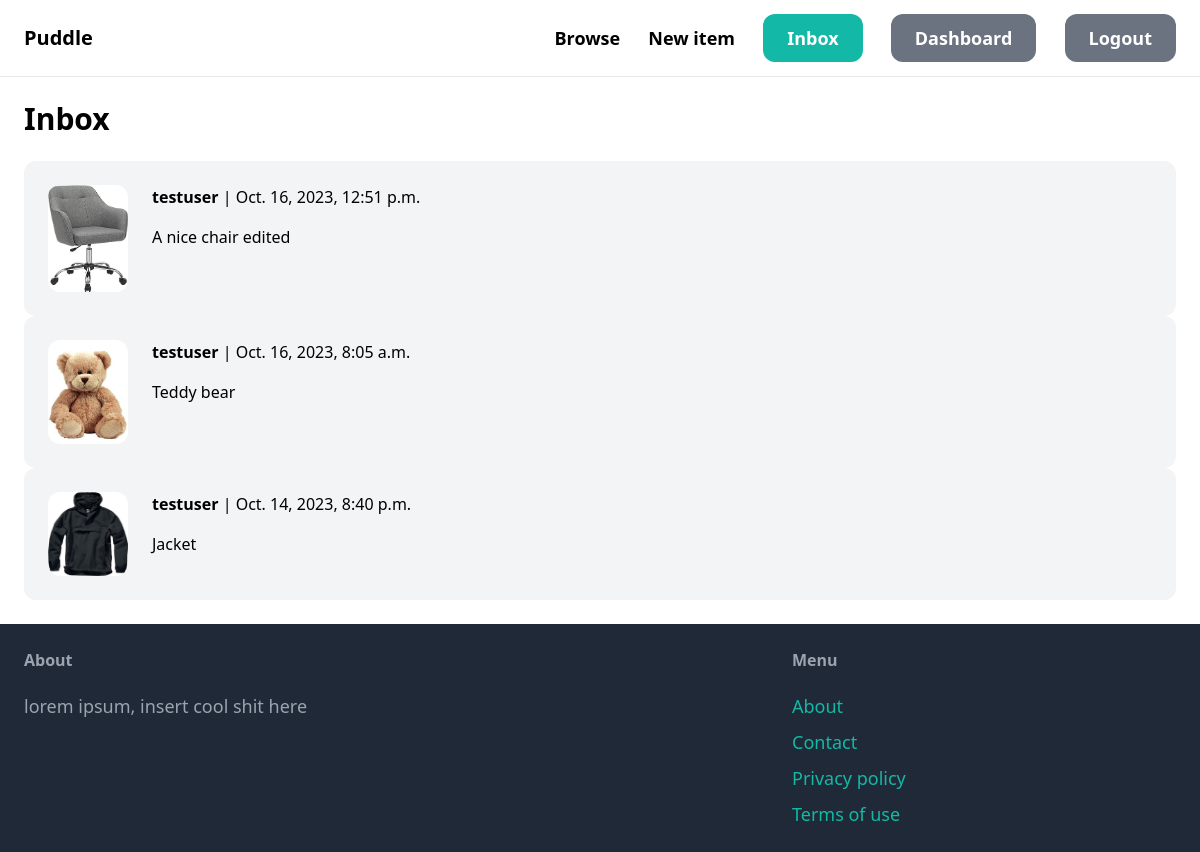
The page /inbox/ (signed in) on the database its author committed.
### conversation/models.py (models this page shows)
class Conversation(models.Model):
    item = models.ForeignKey(Item, related_name='conversations', on_delete=models.CASCADE)
    members = models.ManyToManyField(User, related_name='conversations')
    created_at = models.DateTimeField(auto_now_add=True)
    modified_at = models.DateTimeField(auto_now_add=True)
    class Meta:
        ordering = ('-modified_at',)

### item/models.py (models this page shows, shortened)
class Item(models.Model):
    category = models.ForeignKey(Category, related_name='items', on_delete=models.CASCADE) #if Category is deleted, all items from Category are also deleted
    name = models.CharField(max_length=255)
    description = models.TextField(blank=True, null=True)
    price = models.FloatField()
    image = models.ImageField(upload_to='item_images', blank=True, null=True)
    is_sold = models.BooleanField(default=False)
    created_by = models.ForeignKey(User, related_name='items',on_delete=models.CASCADE) #if user is deleted, all items by them will be deleted
    created_at = models.DateField(auto_now_add=True)

### conversation/views.py (the view)
# urls.py: path('',views.inbox,name = 'inbox'),
@login_required
def inbox(request):
    conversations = Conversation.objects.filter(members__in=[request.user.id])
    return render(request, 'conversation/inbox.html',{
        'conversations': conversations,
    })

### conversation/templates/conversation/inbox.html (shortened to what this page needs)
{% extends 'core/base.html' %}
{% block content %}
<h1 class="mb-6 text-3xl font-semibold">Inbox</h1>
<div class="space-y-6">
    {% for conversation in conversations %}
        <a href="{% url 'conversation:detail' conversation.id %}">
            <div class="p-6 flex bg-gray-100 rounded-xl">
                <div class="pr-6">
                    <img src="{{ conversation.item.image.url }}" class="w-20 rounded-xl">
                </div>
                <div>
                    {% for member in conversation.members.all %}
                        {% if member != request.user %}
                            <p class="mb-4"><strong>{{ member.username }}</strong> | {{ conversation.modified_at }} </p>
                            <p>{{ conversation.item.name }} </p>
                        {% endif %}
                    {% endfor %}
                </div>
            </div>
        </a>
    {% endfor %}
</div>
{% endblock %}

### rows shown on the page
Conversation: item.image (picture), modified_at "Oct. 16, 2023, 12:51 p.m.", item.name "A nice chair edited"
Conversation: item.image (picture), modified_at "Oct. 16, 2023, 8:05 a.m.", item.name "Teddy bear"
Conversation: item.image (picture), modified_at "Oct. 14, 2023, 8:40 p.m.", item.name "Jacket"

### other values the page prints
{{ member.username }} "testuser"
